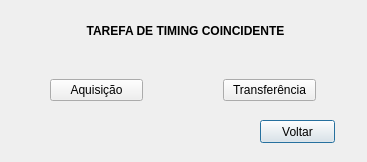
<?xml version="1.0" encoding="UTF-8"?>
<ui version="4.0">
 <class>TaskChoice</class>
 <widget class="QDialog" name="TaskChoice">
  <property name="geometry">
   <rect>
    <x>0</x>
    <y>0</y>
    <width>367</width>
    <height>162</height>
   </rect>
  </property>
  <property name="windowTitle">
   <string>Dialog</string>
  </property>
  <widget class="QPushButton" name="backButton">
   <property name="geometry">
    <rect>
     <x>260</x>
     <y>120</y>
     <width>75</width>
     <height>23</height>
    </rect>
   </property>
   <property name="text">
    <string>Voltar</string>
   </property>
  </widget>
  <widget class="QWidget" name="horizontalLayoutWidget">
   <property name="geometry">
    <rect>
     <x>10</x>
     <y>60</y>
     <width>346</width>
     <height>61</height>
    </rect>
   </property>
   <layout class="QHBoxLayout" name="horizontalLayout">
    <property name="spacing">
     <number>80</number>
    </property>
    <property name="leftMargin">
     <number>40</number>
    </property>
    <property name="rightMargin">
     <number>40</number>
    </property>
    <item>
     <widget class="QPushButton" name="trainButton">
      <property name="text">
       <string>Aquisição</string>
      </property>
     </widget>
    </item>
    <item>
     <widget class="QPushButton" name="acquiButton">
      <property name="text">
       <string>Transferência</string>
      </property>
     </widget>
    </item>
   </layout>
  </widget>
  <widget class="QLabel" name="label">
   <property name="geometry">
    <rect>
     <x>20</x>
     <y>10</y>
     <width>331</width>
     <height>41</height>
    </rect>
   </property>
   <property name="font">
    <font>
     <pointsize>9</pointsize>
     <weight>75</weight>
     <bold>true</bold>
    </font>
   </property>
   <property name="text">
    <string>TAREFA DE TIMING COINCIDENTE</string>
   </property>
   <property name="alignment">
    <set>Qt::AlignCenter</set>
   </property>
  </widget>
 </widget>
 <resources/>
 <connections/>
</ui>
